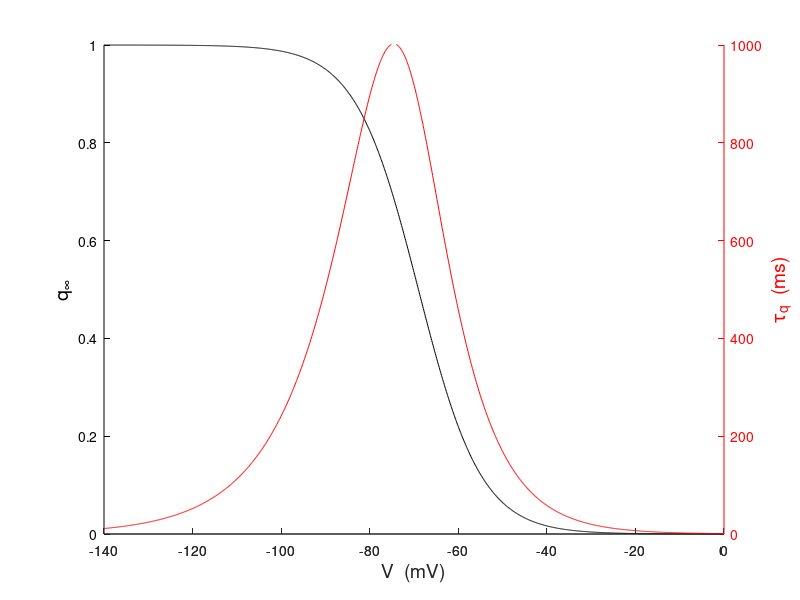

Here is the MATLAB script that generated this plot: (Note: this script raises an error after producing the figure.)
%
% Gabbiani & Cox, Mathematics for Neuroscientists
%
% htrack.m
%
%  Track V_r and QA eigenvalues of the HH+I_h system over a
%  a range of g_h values
%

close all

figure(1)
V = -140:.1:0;
qinf = 1./(1+exp((V+69)/7.1));
tauq = 1000./(exp((V+66.4)/9.3)+exp(-(V+81.6)/13));
[ax,h1,h2]=plotyy(V,qinf,V,tauq);
set(h1,'color','k')
set(ax(1),'ycolor','k')
set(ax(1),'ytick',[0 0.2 0.4 0.6 0.8 1.0])
set(h2,'color','r')
set(ax(2),'ycolor','r')
set(ax(2),'ylim',[0 1000])
set(ax(2),'ytick',[0 200 400 600 800 1000])
xlabel('V  (mV)','fontsize',14)
ylabel(ax(1),'q_\infty','fontsize',14)
ylabel(ax(2),'\tau_q  (ms)','fontsize',14)
box off

G = struct('K', 36, 'Na', 120, 'Cl', 0.3, 'h', 1);

for g = 0:.04:2,
    G.h = g;
    [Vr,B] = hhsymh(G);
    figure(2)
    plot(g,Vr,'.','color',[g/2 0 0])
    hold on
    figure(3)
    e = eig(B);
    plot(real(e),imag(e),'.','color',[g/2 0 0])
    hold on
end
figure(2)
xlabel('g_h  (mS/cm^2)','fontsize',14)
ylabel('V_r  (mV)','fontsize',14)
box off
figure(3)
xlim([-.2 0.01])
grid
xlabel('real(z)','fontsize',14)
ylabel('imag(z)','fontsize',14)
